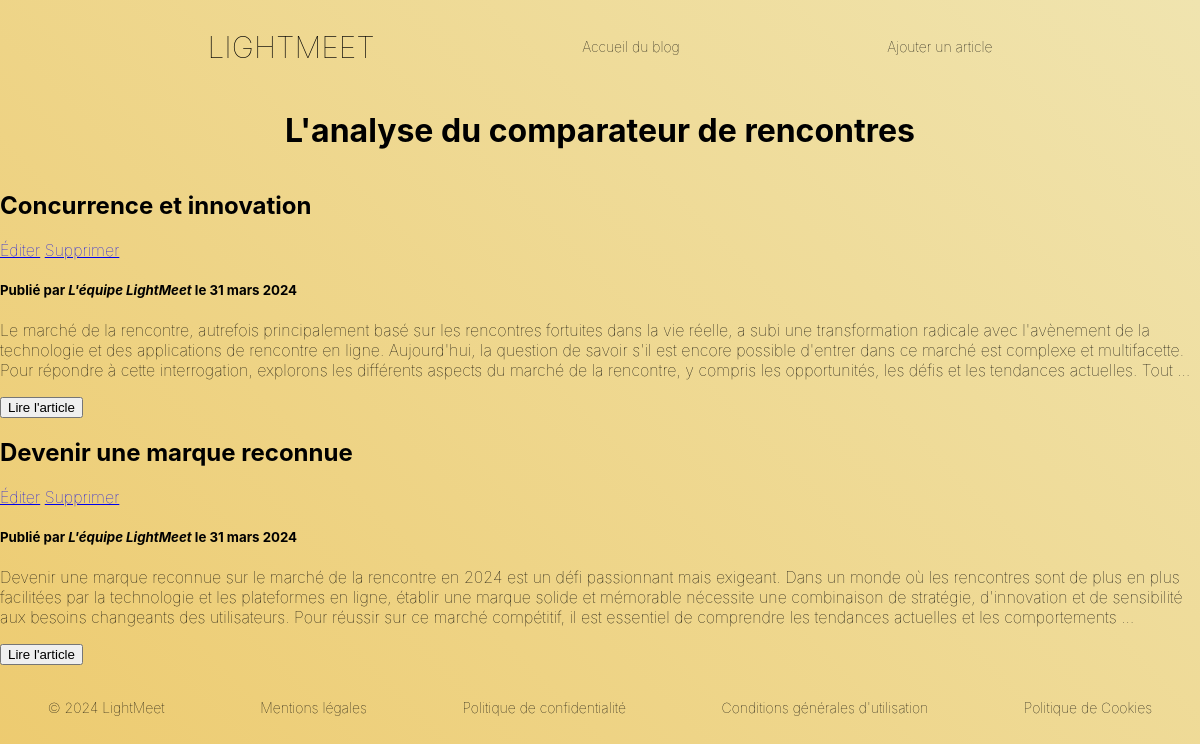
Before: /blog/ (signed in) with the older database file.
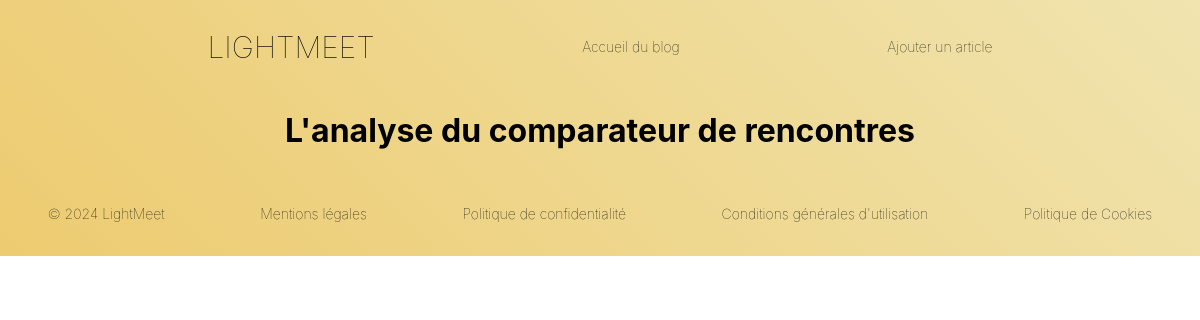
After: the same page with the newer database file.
### posts/models.py (models this page shows, shortened)
class BlogPost(models.Model):
    image = models.FileField(upload_to='images_blog/',default='')
    title = models.CharField(max_length=255,unique=True,verbose_name="Titre")
    slug = models.SlugField(max_length=255,unique=True,blank=True)
    author = models.ForeignKey(User,on_delete=models.SET_NULL,null=True,blank=True)
    last_updated = models.DateTimeField(auto_now=True)
    created_on = models.DateField(blank=True,null=True)
    published = models.BooleanField(default=False,verbose_name="Publié")
    content = models.TextField(blank=True,verbose_name="Contenu")
    description = models.TextField(verbose_name="Description")
    class Meta:
        verbose_name = "Notre Article"
        verbose_name_plural = "Nos Articles"
        ordering=["-created_on"]

### posts/views.py (the view)
# urls.py: path('blog/', BlogHome.as_view(), name="blog_home"),
class BlogHome(ListView):
    model = BlogPost
    context_object_name = "posts"
    def get_queryset(self):
        queryset = super().get_queryset()
        if self.request.user.is_authenticated:
            return queryset
        return queryset.filter(published=True)

### posts/templates/posts/blogpost_list.html (shortened to what this page needs)
{% extends 'posts/base_Posts.html' %}
{% load static %}
{% block css %}
<link rel="stylesheet" href="{% static 'partner_meet/css/style_2.css' %}">
{{ block.super }}
<link rel="stylesheet" href="{% static 'partner_meet/css/style_base.css' %}">
{% endblock %}
    {% block section %}
    <div class="container">
        <h1>L'analyse du comparateur de rencontres</h1>
        {% for post in posts %}
            <article>
                <h2>{{ post.title }}</h2>
                {% if request.user.is_authenticated %}
                <div>
                    <a href="{% url 'blog_edit' slug=post.slug %}">Éditer</a>
                    <a href="{% url 'blog_delete' slug=post.slug %}">Supprimer</a>
                </div>
                {% endif %}
                <h5>Publié par <i>L'équipe LightMeet</i> le {{ post.created_on|date:'j F Y' }}</h5>
                <p>{{ post.content|safe|truncatewords:75 }}</p>
                <form action="{% url  'blog_detail' slug=post.slug %}">
                    <button> Lire l'article</button>
                </form>
            </article>
        {% endfor %}
    </div>
    {% endblock %}

Changed rows visible on the page:
removed BlogPost: title "Concurrence et innovation", created_on "31 mars 2024", content "Le marché de la rencontre, autrefois principalement basé sur les rencontres fortuites dans la vie réelle, a subi une transformation radicale avec l'avènement de la technologie et des applications de rencontre en ligne. Aujourd'hui, la question de savoir s'il est encore possible d'entrer dans ce marché est complexe et multifacette. Pour répondre à cette interrogation, explorons les différents aspects du marché de la rencontre, y compris les opportunités, les défis et les tendances actuelles. Tout …"
removed BlogPost: title "Devenir une marque reconnue", created_on "31 mars 2024", content "Devenir une marque reconnue sur le marché de la rencontre en 2024 est un défi passionnant mais exigeant. Dans un monde où les rencontres sont de plus en plus facilitées par la technologie et les plateformes en ligne, établir une marque solide et mémorable nécessite une combinaison de stratégie, d'innovation et de sensibilité aux besoins changeants des utilisateurs. Pour réussir sur ce marché compétitif, il est essentiel de comprendre les tendances actuelles et les comportements …"
